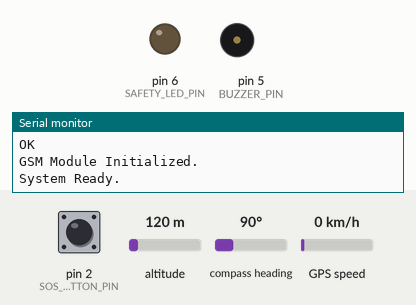
Simulated run of this sketch. Board: Arduino Uno, built with avr-gcc and run on an emulated ATmega328P. Shown: output pins drawn as LEDs (lit = HIGH), buzzer (waves = sounding, pin HIGH), the last lines printed to the serial monitor. The inputs (shaded band) are chosen by the test bench; at power-on: pin 2 (SOS_BUTTON_PIN) HIGH, altitude 120 m, compass heading 90°, GPS speed 0 km/h. The GPS gets a fix after 3 s at 37.7749, -122.4194 with 8 satellites; the modem accepts every AT command (registered, SIM ready, sends succeed) and sends nothing else.

Above: at 6.2 s.
6.3 s: pin 2 (SOS_BUTTON_PIN) pulled LOW for 0.15 s
At 7.2 s:
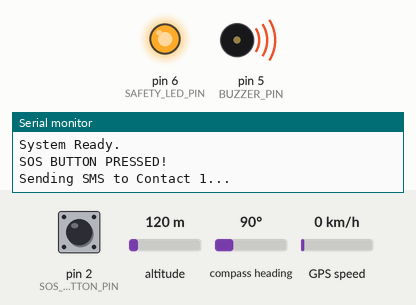
At 20.51 s:
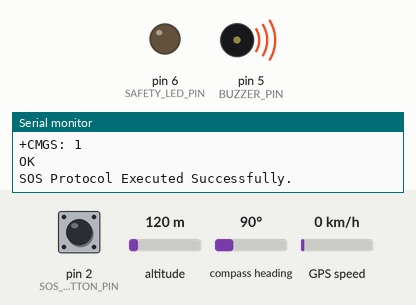
Timing chart, 0 to 21.4 s (numbered marks = the images above; inputs shaded):
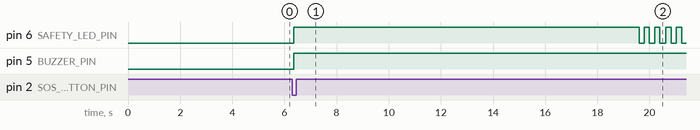

The sketch:

womensSafety.ino
```cpp
#include <SoftwareSerial.h>
#include <TinyGPSPlus.h>

#define SOS_BUTTON_PIN  2
#define BUZZER_PIN      5
#define SAFETY_LED_PIN  6

#define GPS_RX_PIN      3
#define GPS_TX_PIN      4
#define GSM_RX_PIN      7
#define GSM_TX_PIN      8

const String EMERGENCY_NUMBER_1 = "+919876543210";
const String EMERGENCY_NUMBER_2 = "+919988776655";

SoftwareSerial gpsSerial(GPS_RX_PIN, GPS_TX_PIN);
SoftwareSerial gsmSerial(GSM_RX_PIN, GSM_TX_PIN);

TinyGPSPlus gps;

bool isSosActive = false;
bool isBuzzerActive = false;
bool isLightOn = false;

unsigned long previousMillisLight = 0;
const long lightFlickerInterval = 200;

unsigned long lastDebounceTime = 0;
const unsigned long debounceDelay = 50;
int lastButtonState = HIGH;
int buttonState = HIGH;

void setup() {
  Serial.begin(9600);
  Serial.println(F("Women's Safety Wearable Initializing..."));

  pinMode(SOS_BUTTON_PIN, INPUT_PULLUP);
  pinMode(BUZZER_PIN, OUTPUT);
  pinMode(SAFETY_LED_PIN, OUTPUT);

  digitalWrite(BUZZER_PIN, LOW);
  digitalWrite(SAFETY_LED_PIN, LOW);

  gsmSerial.begin(9600);
  gpsSerial.begin(9600);

  delay(3000);
  setupGSM();

  Serial.println(F("System Ready."));
}

void loop() {
  gpsSerial.listen();
  while (gpsSerial.available() > 0) {
    gps.encode(gpsSerial.read());
  }

  int reading = digitalRead(SOS_BUTTON_PIN);
  if (reading != lastButtonState) {
    lastDebounceTime = millis();
  }

  if ((millis() - lastDebounceTime) > debounceDelay) {
    if (reading != buttonState) {
      buttonState = reading;

      if (buttonState == LOW) {
        if (!isSosActive) {
          Serial.println(F("SOS BUTTON PRESSED!"));
          isSosActive = true;
          isBuzzerActive = true;
          isLightOn = true;

          digitalWrite(BUZZER_PIN, HIGH);
          digitalWrite(SAFETY_LED_PIN, HIGH);

          triggerSOS();
        }
        else {
          Serial.println(F("SOS DEACTIVATED!"));
          isSosActive = false;
          isBuzzerActive = false;
          isLightOn = false;
          digitalWrite(BUZZER_PIN, LOW);
          digitalWrite(SAFETY_LED_PIN, LOW);
        }
      }
    }
  }
  lastButtonState = reading;

  if (isSosActive) {
    if (isBuzzerActive) {
      digitalWrite(BUZZER_PIN, HIGH);
    }

    if (isLightOn) {
      unsigned long currentMillis = millis();
      if (currentMillis - previousMillisLight >= lightFlickerInterval) {
        previousMillisLight = currentMillis;
        if (digitalRead(SAFETY_LED_PIN) == LOW) {
          digitalWrite(SAFETY_LED_PIN, HIGH);
        } else {
          digitalWrite(SAFETY_LED_PIN, LOW);
        }
      }
    }
  }
}

void triggerSOS() {
  String latitude = "Unavailable";
  String longitude = "Unavailable";

  if (gps.location.isValid()) {
    latitude = String(gps.location.lat(), 6);
    longitude = String(gps.location.lng(), 6);
  } else {
    Serial.println(F("Warning: No GPS Fix acquired yet. Sending default/last known location alert."));
  }

  String mapsLink = "https://maps.google.com/?q=" + latitude + "," + longitude;
  String smsMessage = "EMERGENCY! SOS Alert triggered.\nLocation: " + mapsLink;

  Serial.println(F("Sending SMS to Contact 1..."));
  sendSMS(EMERGENCY_NUMBER_1, smsMessage);

  Serial.println(F("Sending SMS to Contact 2..."));
  sendSMS(EMERGENCY_NUMBER_2, smsMessage);

  Serial.println(F("SOS Protocol Executed Successfully."));
}

void setupGSM() {
  gsmSerial.listen();
  gsmSerial.println("AT+CMGF=1");
  delay(1000);

  gsmSerial.println("AT");
  delay(1000);
  updateSerial();

  Serial.println(F("GSM Module Initialized."));
}

void sendSMS(String number, String text) {
  gsmSerial.listen();

  gsmSerial.print("AT+CMGS=\"");
  gsmSerial.print(number);
  gsmSerial.println("\"");
  delay(1000);

  gsmSerial.print(text);
  delay(500);

  gsmSerial.write(26);
  delay(5000);

  updateSerial();
}

void updateSerial() {
  while (gsmSerial.available()) {
    Serial.write(gsmSerial.read());
  }
}
```

Measured:
- after the input at 6.3 s, pin 6 (SAFETY_LED_PIN): LOW → HIGH after 0.05 s, then repeats every 0.40 s: LOW 0.20 s, HIGH 0.20 s; pin 5 (BUZZER_PIN): LOW → HIGH after 0.05 s
